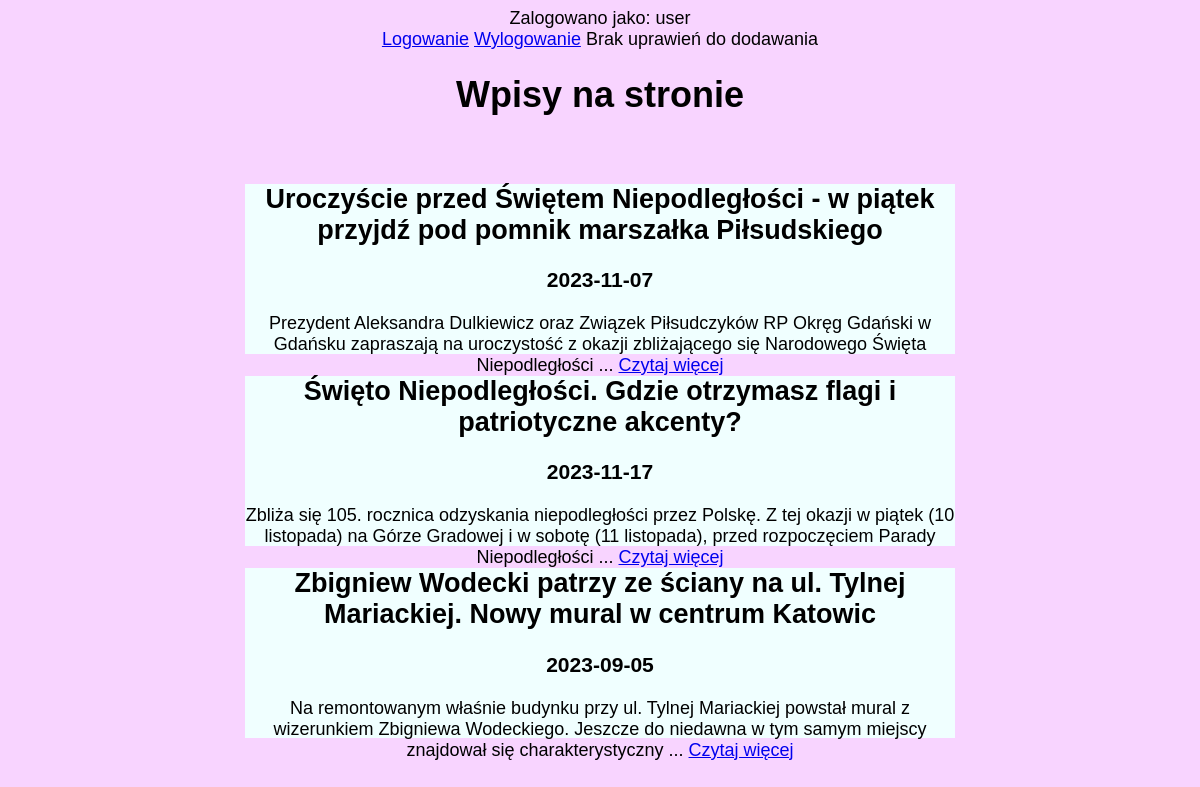
Before: / with the older database file.
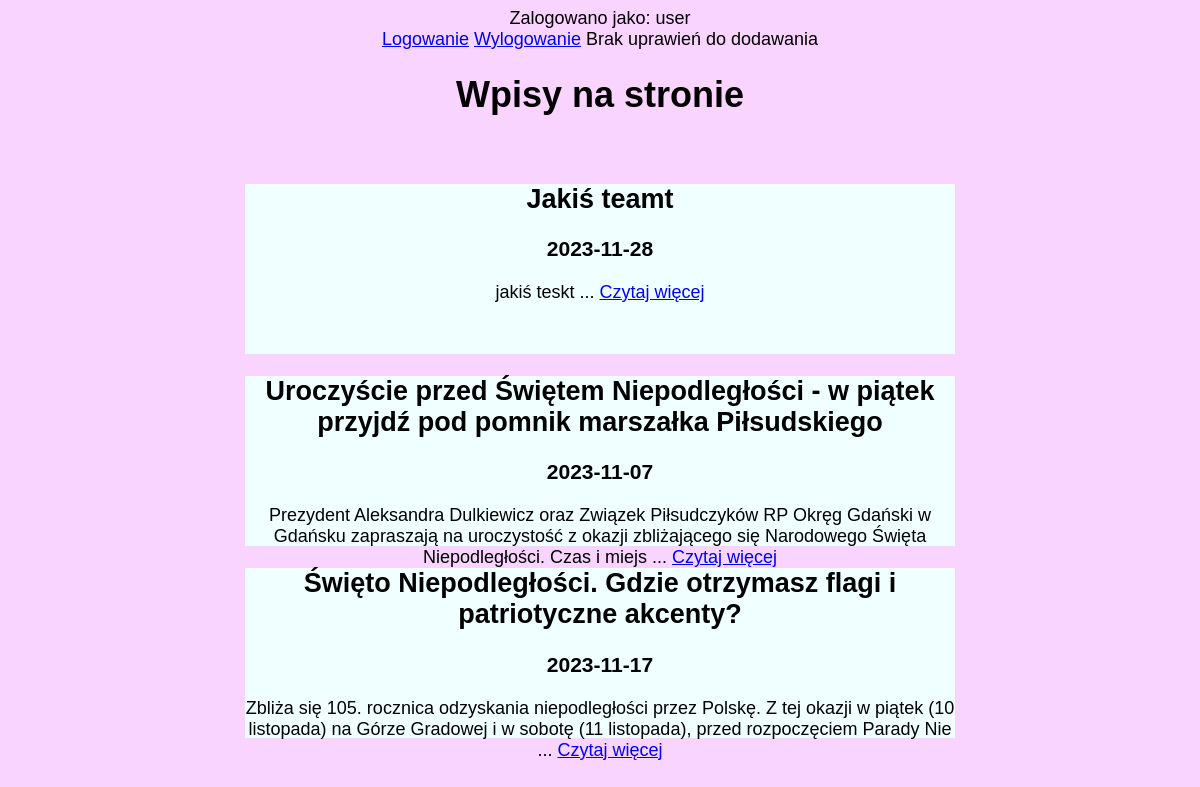
After: the same page with the newer database file.
### tables this page shows
CREATE TABLE `wpisy` (
  `id` text NOT NULL,
  `tytul` varchar(255) NOT NULL,
  `data` date NOT NULL,
  `tresc` text NOT NULL
);

### index.php (the view, shortened to what this page needs)
<!DOCTYPE html>
<html lang="pl">
<head>
    <link rel="stylesheet" type="text/css" href="styl.css">
</head>
<body>
    <div id="lewy">
    <?php
    $conn = mysqli_connect("localhost", "root", "", "news");
    $sql = "SELECT COUNT(*) as ilosc_wpisów FROM wpisy";
    $res = mysqli_query($conn, $sql);
    $wyn_wpis = mysqli_fetch_assoc($res)['ilosc_wpisów'];
    if(isset($_SESSION['Login'])){
        echo "Zalogowano jako: ".$_SESSION["Login"];
    }
    else{
        echo "Zalogowano jako: ".$_SESSION["Login"];
    }
    ?>
    </div>
    <div id="prawy">
        <a href="log.php">Logowanie</a>
        <a href="logout.php">Wylogowanie</a>
        <?php
            if ($_SESSION['Login'] !== "admin") {
                echo "Brak uprawień do dodawania";
            } else {
                echo '<a href="dodawanie.php">Dodawawanie wpisów</a>';
            }
        ?>
    </div>
    <h1>Wpisy na stronie</h1>
    <br>
    <div class="one">
        <?php
    $a=$wyn_wpis;
    $a_sql="SELECT * FROM wpisy WHERE id=$a";
    $a_res=mysqli_query($conn,$a_sql);
    $a_wyn=mysqli_fetch_assoc($a_res);
    echo '<h2>'.$a_wyn['tytul'].'</h2>';
    echo'<h3>'.$a_wyn['data']."</h3>";
    echo substr($a_wyn['tresc'],0,185)." ... ";
    echo "<a href='wpis.php?id=".$a."'> Czytaj więcej</a>";
    ?>
    </div>
    <div class="two">
        <?php
    $b=$a-1;
    $a_sql="SELECT * FROM wpisy WHERE id=$b";
    $a_res=mysqli_query($conn,$a_sql);
    $a_wyn=mysqli_fetch_assoc($a_res);
    echo '<h2>'.$a_wyn['tytul'].'</h2>';
    echo'<h3>'.$a_wyn['data']."</h3>";
    echo substr($a_wyn['tresc'],0,199)." ... ";
    echo "<a href='wpis.php?id=".$b."'> Czytaj więcej</a>";
    ?>
    </div>
    <div class="three">
        <?php
    $c=$b-1;
    $a_sql="SELECT * FROM wpisy WHERE id=$c";
    $a_res=mysqli_query($conn,$a_sql);
    $a_wyn=mysqli_fetch_assoc($a_res);
    echo '<h2>'.$a_wyn['tytul'].'</h2>';
    echo'<h3>'.$a_wyn['data']."</h3>";
    echo substr($a_wyn['tresc'],0,185)." ... ";
    echo " <a href='wpis.php?id=".$c."'> Czytaj więcej</a>";
    ?>
    </div>
</body>
</html>

### styl.css (style rules this page uses)
body { background: rgb(248, 212, 255); font-family: Georgia, Arial, Helvetica; text-align: center; font-size: large; }
.one { background-color: azure; text-align: center; width: 60%; align-items: center; margin-left: 20%; height: 170px; }
.two { background-color: azure; text-align: center; width: 60%; align-items: center; margin-left: 20%; height: 170px; }
.three { background-color: azure; text-align: center; width: 60%; align-items: center; margin-left: 20%; height: 170px; }

Changed rows visible on the page:
no longer on this page (row edited): wpisy: tytul "Zbigniew Wodecki patrzy ze ściany na ul. Tylnej Mariackiej. Nowy mural w centrum Katowic", data "2023-09-05", tresc "Na remontowanym właśnie budynku przy ul. Tylnej Mariackiej powstał mural z wizerunkiem Zbigniewa Wodeckiego. Jeszcze do niedawna w tym samym miejscy znajdował się charakterystyczny"
added wpisy: tytul "Jakiś teamt", data "2023-11-28", tresc "jakiś teskt"
Other visible differences:
$a_wyn['tytul']: "Święto Niepodległości. Gdzie otrzymasz flagi i patriotyczne akcenty?" → "Uroczyście przed Świętem Niepodległości - w piątek przyjdź pod pomnik marszałka Piłsudskiego"
$a_wyn['data']: "2023-11-17" → "2023-11-07"
substr($a_wyn['tresc'],0,199): "Zbliża się 105. rocznica odzyskania niepodległości przez Polskę. Z tej okazji w piątek (10 listopada) na Górze Gradowej i w sobotę (11 listopada), przed rozpoczęciem Parady Niepodległości" → "Prezydent Aleksandra Dulkiewicz oraz Związek Piłsudczyków RP Okręg Gdański w Gdańsku zapraszają na uroczystość z okazji zbliżającego się Narodowego Święta Niepodległości. Czas i miejs"
$a_wyn['tytul']: "Zbigniew Wodecki patrzy ze ściany na ul. Tylnej Mariackiej. Nowy mural w centrum Katowic" → "Święto Niepodległości. Gdzie otrzymasz flagi i patriotyczne akcenty?"
$a_wyn['data']: "2023-09-05" → "2023-11-17"
substr($a_wyn['tresc'],0,185): "Na remontowanym właśnie budynku przy ul. Tylnej Mariackiej powstał mural z wizerunkiem Zbigniewa Wodeckiego. Jeszcze do niedawna w tym samym miejscy znajdował się charakterystyczny" → "Zbliża się 105. rocznica odzyskania niepodległości przez Polskę. Z tej okazji w piątek (10 listopada) na Górze Gradowej i w sobotę (11 listopada), przed rozpoczęciem Parady Nie"
$a_wyn['tytul']: "Uroczyście przed Świętem Niepodległości - w piątek przyjdź pod pomnik marszałka Piłsudskiego" → "Jakiś teamt"
$a_wyn['data']: "2023-11-07" → "2023-11-28"
substr($a_wyn['tresc'],0,185): "Prezydent Aleksandra Dulkiewicz oraz Związek Piłsudczyków RP Okręg Gdański w Gdańsku zapraszają na uroczystość z okazji zbliżającego się Narodowego Święta Niepodległości" → "jakiś teskt"
